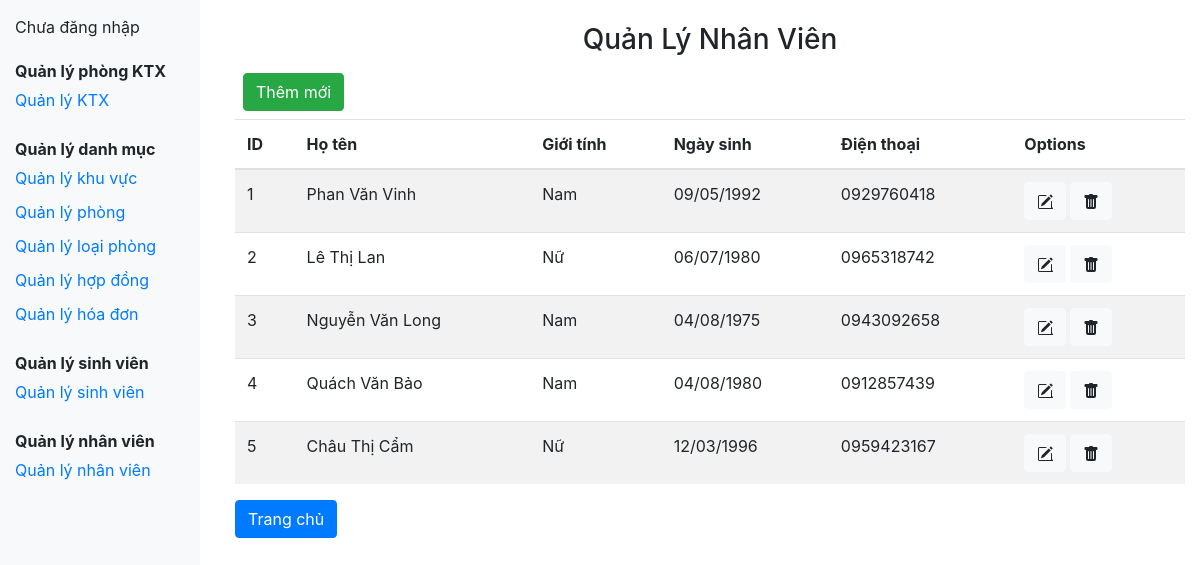
The page /QLKiTucXa/QLKiTucXa/trangQLQuanLy.php on the database its author committed.
### tables this page shows
CREATE TABLE `quanly` (
  `QuanLyID` int(11) NOT NULL,
  `HoTen` varchar(255) DEFAULT NULL,
  `GioiTinh` varchar(10) DEFAULT NULL,
  `NgaySinh` date DEFAULT NULL,
  `DienThoai` varchar(20) DEFAULT NULL
);

### QLKiTucXa/QLKiTucXa/trangQLQuanLy.php (the view, shortened to what this page needs)
<!DOCTYPE html>
<html lang="en">
<head>
    <link href="https://maxcdn.bootstrapcdn.com/bootstrap/4.5.2/css/bootstrap.min.css" rel="stylesheet">
</head>
<body>
<div class="sidebar">
<?php
if(isset($_SESSION['HoTen'])) {
    $tenNguoiDangNhap = $_SESSION['HoTen'];
    echo "Xin chào $tenNguoiDangNhap!";
} else {
    echo "Chưa đăng nhập";
}
?>
    <div class="menu-header">Quản lý phòng KTX</div>
    <a href="trangQLKiTucXa.php">Quản lý KTX</a>
    <div class="menu-header">Quản lý danh mục</div>
    <a href="trangQLKhuVuc.php" data-content="content-khu-vuc">Quản lý khu vực</a>
    <a href="trangQLPhong.php">Quản lý phòng</a>
    <a href="trangQLLoaiPhong.php">Quản lý loại phòng</a>
    <a href="trangQLHopDong.php">Quản lý hợp đồng</a>
    <a href="trangQLHoaDon.php">Quản lý hóa đơn</a>
    <div class="menu-header">Quản lý sinh viên</div>
    <a href="trangQLSinhVien.php">Quản lý sinh viên</a>
    <div class="menu-header">Quản lý nhân viên</div>
    <a href="trangQLQuanLy.php">Quản lý nhân viên</a>
</div>
<div class="main-content">
    <center><h3 class="mt-2">Quản Lý Nhân Viên</h3></center>
    <button type="button" class="btn btn-success m-2 float-end" data-toggle="modal" data-target="#addModal">
        Thêm mới
    </button>
    <table class="table table-striped">
        <thead>
            <tr>
                <th>ID</th>
                <th>Họ tên</th>
                <th>Giới tính</th>
                <th>Ngày sinh</th>
                <th>Điện thoại</th>
                <th>Options</th>
            </tr>
        </thead>
        <tbody>
            <?php
            include 'conn.php';
            $sql = "SELECT * FROM QuanLy";
            $stmt = $conn->prepare($sql);
            $stmt->execute();
            $result = $stmt->fetchAll(PDO::FETCH_ASSOC);
            if (count($result) > 0) {
                foreach ($result as $row) {
                    echo "<tr>";
                    echo "<td>{$row['QuanLyID']}</td>";
                    echo "<td>{$row['HoTen']}</td>";
                    echo "<td>{$row['GioiTinh']}</td>";
                    echo "<td>" . date("d/m/Y", strtotime($row['NgaySinh'])) . "</td>";
                    echo "<td>{$row['DienThoai']}</td>";
                    echo "<td>";
                    echo "<button type='button' class='btn btn-light mr-1' data-toggle='modal' data-target='#editModal' onclick='editClick(" . json_encode($row) . ")'>";
                    echo "</button>";
                    echo "<button type='button' class='btn btn-light mr-1' onclick='deleteQuanLy({$row['QuanLyID']})'>";
                    echo "</button>";
                    echo "</td>";
                    echo "</tr>";
                }
            } else {
                echo "<tr><td colspan='7' class='text-center'>Không có dữ liệu</td></tr>";
            }
            ?>
        </tbody>
    </table>
    <a href="trangQLKiTucXa.php" class="btn btn-primary">Trang chủ</a>
</div>
</body>
</html>

### QLKiTucXa/QLKiTucXa/trangQLQuanLy.php (style rules this page uses)
body { display: flex; }
.sidebar { width: 200px; background: #f8f9fa; padding: 15px; height: 100vh; position: fixed; top: 0; left: 0; }
.main-content { margin-left: 220px; padding: 15px; width: calc(100% - 220px); }
.menu-header { font-weight: bold; margin-top: 20px; }
.sidebar a { display: block; padding: 5px 0; color: #007bff; text-decoration: none; }

### rows shown on the page
quanly: QuanLyID "1", HoTen "Phan Văn Vinh", GioiTinh "Nam", NgaySinh "09/05/1992", DienThoai "0929760418"
quanly: QuanLyID "2", HoTen "Lê Thị Lan", GioiTinh "Nữ", NgaySinh "06/07/1980", DienThoai "0965318742"
quanly: QuanLyID "3", HoTen "Nguyễn Văn Long", GioiTinh "Nam", NgaySinh "04/08/1975", DienThoai "0943092658"
quanly: QuanLyID "4", HoTen "Quách Văn Bảo", GioiTinh "Nam", NgaySinh "04/08/1980", DienThoai "0912857439"
quanly: QuanLyID "5", HoTen "Châu Thị Cẩm", GioiTinh "Nữ", NgaySinh "12/03/1996", DienThoai "0959423167"
